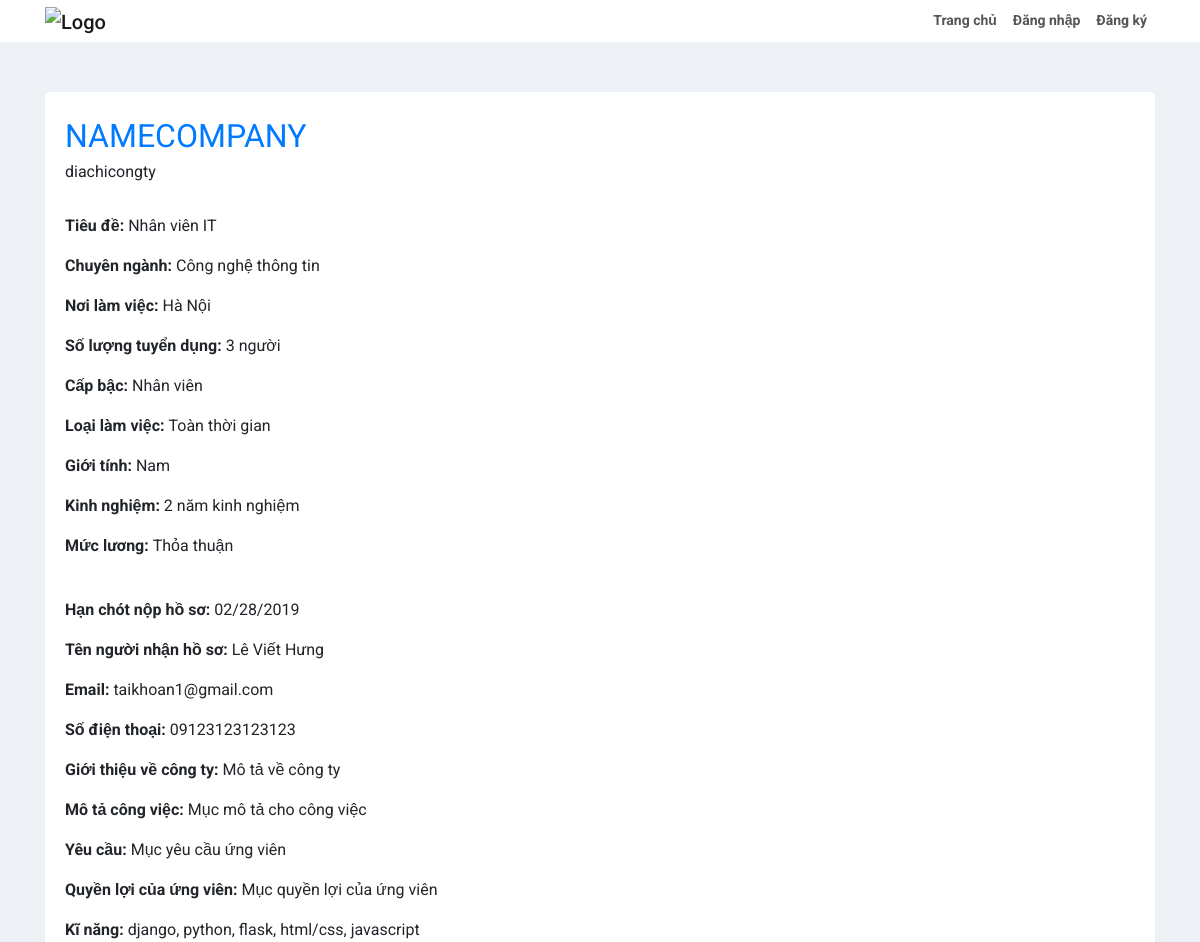
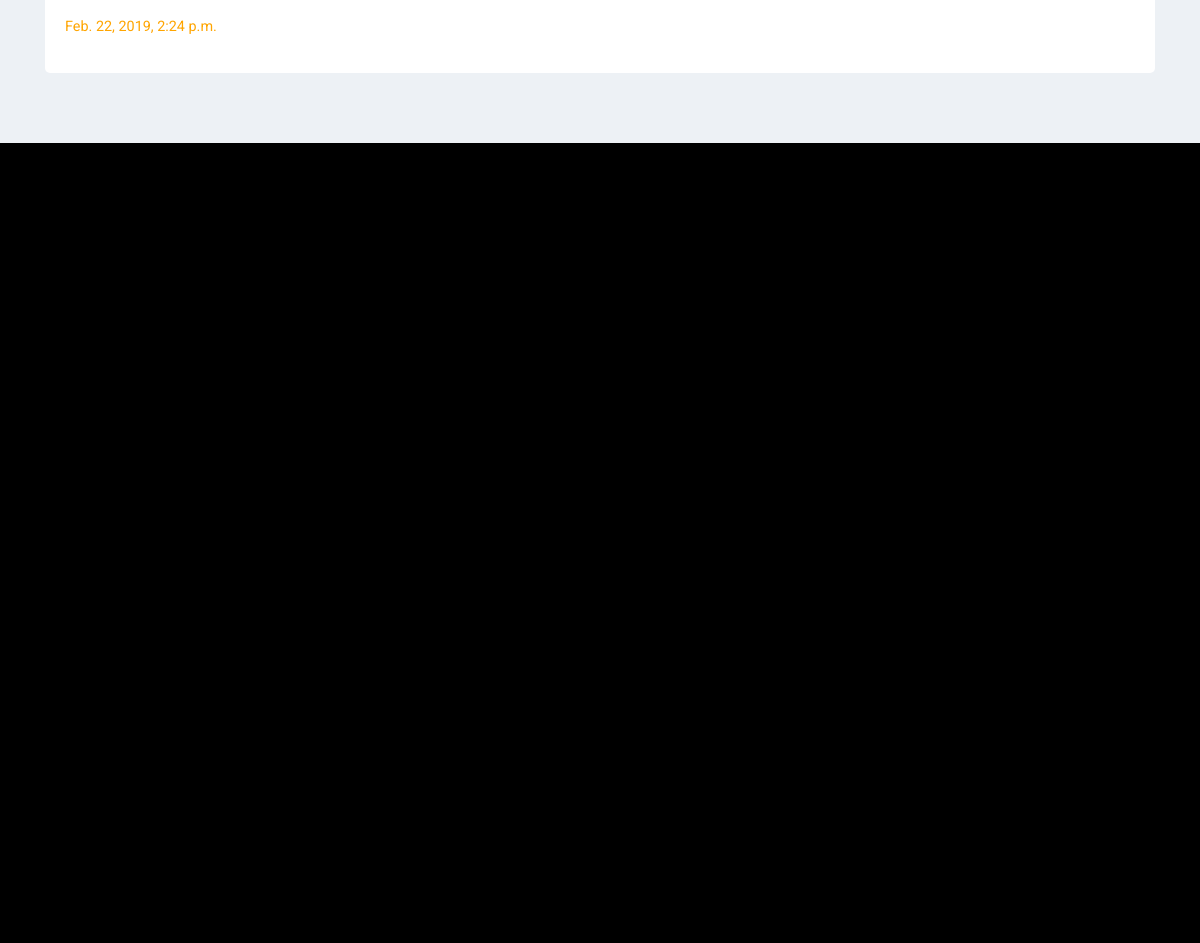
The app's page /post1/ with its own data (2 pictures, top to bottom).
### app/models.py (models this page shows, shortened)
class InfomationEnterprise(models.Model):
    username = models.CharField(max_length=100) # Tên tài khoản
    company = models.CharField(max_length=200)  # Tên công ty
    local = models.CharField(max_length=200) # Địa chỉ
    email = models.EmailField() # Email
    contact = models.CharField(max_length=100) # Số điện thoại
    website = models.CharField(max_length=500)
    option = [
        ('Dưới 10 nhân viên','Dưới 10 nhân viên'),
        ('Từ 10-49 nhân viên','Từ 10-49 nhân viên'),
        ('Từ 50-99 nhân viên','Từ 50-99 nhân viên'),
        ('Từ 100-499 nhân viên','Từ 100-499 nhân viên'),
        ('Từ 500-1000 nhân viên','Từ 500-1000 nhân viên'),
        ('Trên 1000 nhân viên','Trên 1000 nhân viên'),
    ]
    select = models.CharField(max_length=100,choices=option) # Số nhân viên trong công ty
    describe = models.TextField()
    def __str__(self):
        return self.username

class Post(models.Model):
    username = models.ForeignKey(InfomationEnterprise, on_delete=models.CASCADE)
    title = models.CharField(max_length=100)
    speciality = models.CharField(max_length=200) # Chuyên ngành
    list_workplance = [
        ('Hà Nội', 'Hà Nội'),
        ('Hồ Chí Minh', 'Hồ Chí Minh'),
        ('Bình Dương', 'Bình Dương'),
        ('Bắc Ninh', 'Bắc Ninh'),
        ('Đồng Nai', 'Đồng Nai'),
        ('Hưng Yên', 'Hưng Yên'),
        ('Hải Dương', 'Hải Dương'),
        ('Đà Nẵng', 'Đà Nẵng'),
        ('Hải Phòng', 'Hải Phòng'),
    ]
    workplace = models.CharField(max_length=100,choices=list_workplance) # Nơi làm việc
    amount = models.CharField(max_length=100) # Số lượng tuyển dụng
    rank = models.CharField(max_length=100) # Cấp bậc tuyển dụng
    list_worktime = [
        ('Toàn thời gian','Toàn thời gian'),
        ('Bán thời gian','Bán thời gian'),
        ('Thực tập','Thực tập'),
    ]
    worktime = models.CharField(max_length=1, choices=list_worktime) # Thời gian tuyển dụng
    list_sex = [
        ('Nam','Nam'),
        ('Nữ','Nữ'),
        ('Nam/Nữ','Nam/Nữ')
    ]
    sex = models.CharField(max_length=100, choices=list_sex)
    exp = models.CharField(max_length=200)
    salary = models.CharField(max_length=100)
    deadline = models.CharField(max_length=100) # Hạn chót nộp hồ sơ
    name = models.CharField(max_length=100) # Tên người đăng tin
    email = models.EmailField()
    contact = models.CharField(max_length=100)
    des_of_company = models.TextField(max_length=255,blank=True) # Mô tả về công ty
    describe = models.TextField() # Mô tả về công việc
    require = models.TextField() # Yêu cầu
    benefit = models.TextField(default='') # Quyền lợi của ứng viên
    skill = models.CharField(max_length=100)
    time = models.DateTimeField(auto_now_add=True)

### app/views.py (the view)
# urls.py: url(r'^post(?P<id>[0-9]+)/$', views.post, name='singlepost'),
def post(request, id):
    info = InfomationEnterprise.objects.all()
    post = Post.objects.get(id = id)
    return render(request, 'pages/post.html', {'info':info,'post':post})

### app/templates/pages/post.html (shortened to what this page needs)
<!DOCTYPE html>
<html lang="en">
<head>
    {% load staticfiles %}
    <link rel="stylesheet" href="{% static 'css/bootstrap.min.css' %}">
    <link rel="stylesheet" href="{% static 'css/fontawesome.min.css' %}">
    <link rel="stylesheet" href="{% static 'css/select2.min.css' %}">
    <link rel="stylesheet" href="{% static 'css/bootstrap-datepicker.min.css' %}">
    <link rel="stylesheet" href="{% static 'css/main.css' %}">
</head>
<body>
    <header id="header" class="header">
        <div class="container">
            <div class="row">
                <div class="col-md-12">
                    <nav class="navbar navbar-expand-sm navbar-light justify-content-between">
                        <div class="header-logo">
                            <div class="img-logo">
                                <a class="navbar-brand" href="#"><img src="" alt="Logo"></a>
                            </div>
                        </div>
                        <div class="collapse navbar-collapse" id="navbars">
                            <ul class="navbar-nav ml-auto ">
                                {% if user.username %}
                                <li class="nav-item ">
                                    <a class="nav-link" href="{% url 'home' %}">Trang chủ</a>
                                </li>
                                <li class="nav-item ">
                                    <a class="nav-link" href="{% url 'infoform' %}">Khai báo thông tin</a>
                                </li>
                                <li class="nav-item dropdown active">
                                    <a class="nav-link dropdown-toggle" href="#" data-toggle="dropdown" role="button" aria-haspopup="true" aria-expanded="true">Tin tuyển dụng</a>
                                    <ul class="dropdown-menu dropdown-menu-right">
                                        <li><a href="{% url 'post' %}">Đăng tin tuyển dụng</a></li>
                                        <li class="active"><a href="{% url 'newfeed' %}">Danh sách tin tuyển dụng</a></li>
                                    </ul>
                                </li>
                                <li class="nav-item dropdown">
                                    <a class="nav-link dropdown-toggle" href="#" data-toggle="dropdown" role="button" aria-haspopup="true" aria-expanded="true">Tài khoản</a>
                                    <ul class="dropdown-menu dropdown-menu-right">
                                        <li class="">
                                            <a class="dropdown-info" href="{% url 'listpost' %}"><i><span class="text-primary">{{user.username}}</span></i></a>
                                        </li>
                                        <li role="separator" class="dropdown-divider"></li>
                                        <li role="separator" class="dropdown-divider"></li>
                                        <li><a href="">Thoát</a></li>
                                    </ul>
                                </li>
                                {% else %}
                                <li class="nav-item ">
                                    <a class="nav-link" href="{% url 'home' %}">Trang chủ</a>
                                </li>
                                <li class="nav-item ">
                                    <a class="nav-link" href="{% url 'signin' %}">Đăng nhập</a>
                                </li>
                                <li class="nav-item ">
                                    <a class="nav-link" href="{% url 'signup' %}">Đăng ký</a>
                                </li>
                                {% endif %}
                            </ul>
                        </div>
                    </nav>
                </div>
            </div>
        </div>
    </header>
    <main id="main" class="main">
        <div class="container">
            {% for info in info %}
            {% if info.username|stringformat:"s" == post.username|stringformat:"s" %}
            <div class="post" style="background-color:white; padding:20px; margin-bottom:20px; border-radius:5px;">
                <p style="color:blue; font-size:2em; text-transform:uppercase; margin:0; padding:0;"><a href="{% url 'singlepost' post.id %}">{{info.company}}</a></p>
                <p style="font-size:1em; margin-bottom:30px">{{info.local}}</p>
            {% endif %}
            {% endfor %}
                <p><strong>Tiêu đề: </strong>{{post.title}}</p>
                <p><strong>Chuyên ngành: </strong>{{post.speciality}}</p>
                <p><strong>Nơi làm việc: </strong>{{post.workplace}}</p>
                <p><strong>Số lượng tuyển dụng: </strong>{{post.amount}} người</p>
                <p><strong>Cấp bậc: </strong>{{post.rank}}</p>
                <p><strong>Loại làm việc: </strong>{{post.worktime}}</p>
                <p><strong>Giới tính: </strong>{{post.sex}}</p>
                <p><strong>Kinh nghiệm: </strong>{{post.exp}}</p>
                <p><strong>Mức lương: </strong>{{post.salary}}</p><br>
                <p><strong>Hạn chót nộp hồ sơ: </strong>{{post.deadline}}</p>
                <p><strong>Tên người nhận hồ sơ: </strong>{{post.name}}</p>
                <p><strong>Email: </strong>{{post.email}}</p>
                <p><strong>Số điện thoại: </strong>{{post.contact}}</p>
                <p><strong>Giới thiệu về công ty: </strong>{{post.des_of_company}}</p>
                <p><strong>Mô tả công việc: </strong>{{post.describe}}</p>
                <p><strong>Yêu cầu: </strong>{{post.require}}</p>
                <p><strong>Quyền lợi của ứng viên: </strong>{{post.benefit}}</p>
                <p><strong>Kĩ năng: </strong>{{post.skill}}</p>
                <p style="font-size:.9em; color:orange">{{post.time}}</p>
            </div>
        </div>
    </main>
    <footer id="footer" class="footer" style="height: 800px; background: #000;">
    </footer>
</body>
</html>

### app/static/css/main.css (style rules this page uses)
button,p { outline:0!important }
img { max-width:100% }
body,html { font-family:Roboto,sans-serif }
body { overflow-y:auto;overflow-x:hidden }
#header { background:#fff;font-weight:500 }
#header .navbar { padding:0 }
#header .navbar #navbars .navbar-nav .nav-item .nav-link { padding:10px 0;font-size:14px;color:#555;font-weight:700;position:relative }
#header .navbar #navbars .navbar-nav .nav-item .nav-link:before { content:"";position:absolute;top:0;left:50%;transform:translateX(-50%);width:0;height:3px;background:#00bcd4;opacity:0;transition:all .5s ease }
#main { padding-top:50px;padding-bottom:50px;background:#edf1f5 }
@media (min-width:576px) { .navbar-expand-sm .navbar-nav .nav-link { margin-right:.5rem;margin-left:.5rem } }
#main .post { position:relative }

### records on screen
InfomationEnterprise: company "NAMECOMPANY", local "diachicongty"
Post: title "Nhân viên IT", speciality "Công nghệ thông tin", workplace "Hà Nội", amount "3", rank "Nhân viên", worktime "Toàn thời gian", sex "Nam", exp "2 năm kinh nghiệm", salary "Thỏa thuận", deadline "02/28/2019", name "Lê Viết Hưng", email "taikhoan1@gmail.com", contact "09123123123123", des_of_company "Mô tả về công ty", describe "Mục mô tả cho công việc", require "Mục yêu cầu ứng viên", benefit "Mục quyền lợi của ứng viên", skill "django, python, flask, html/css, javascript", time "Feb. 22, 2019, 2:24 p.m."
